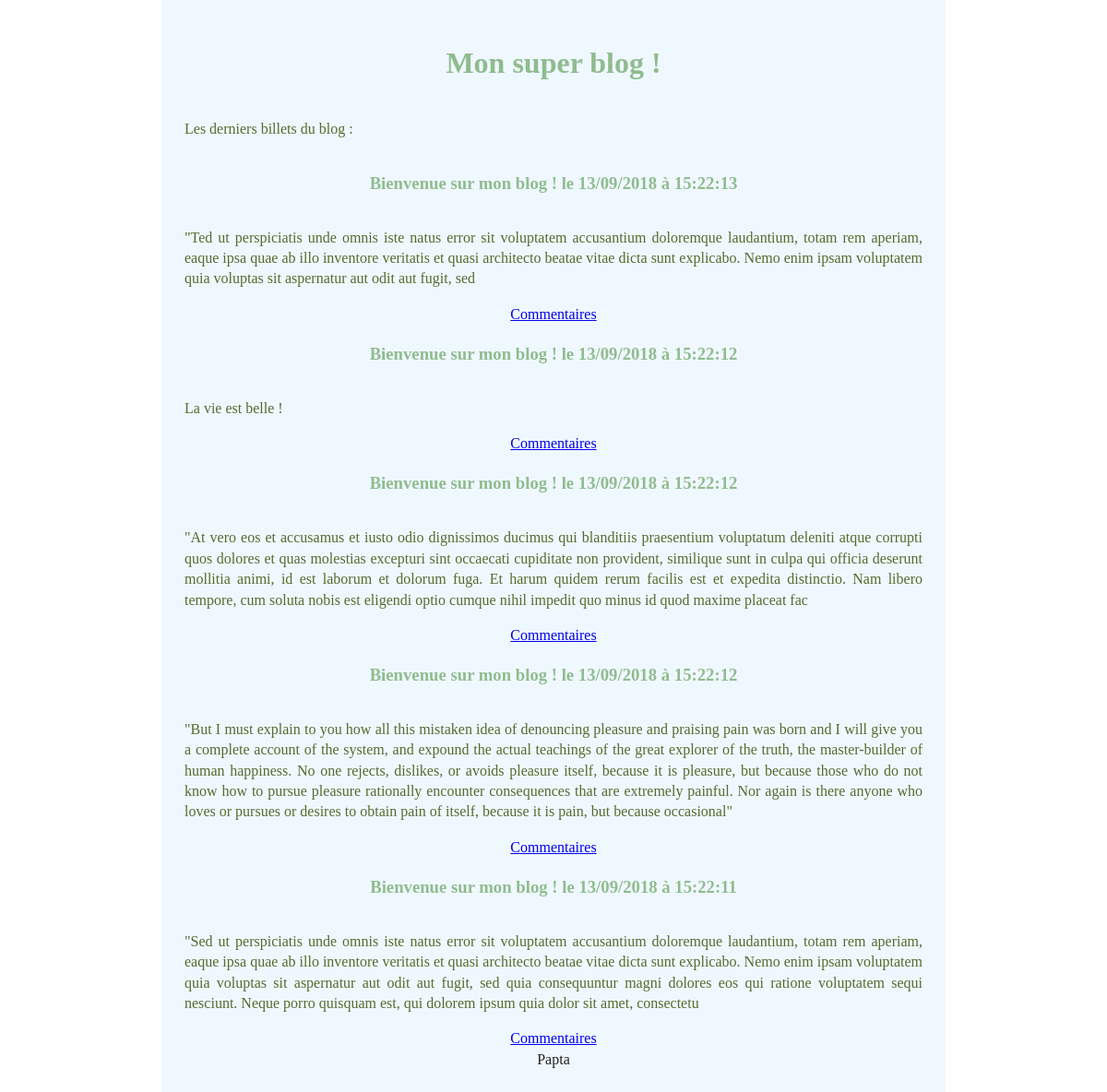
The page / on the database its author committed.
### tables this page shows
CREATE TABLE `article` (
  `id` int(11) NOT NULL,
  `name_article` varchar(30) NOT NULL,
  `date_create` datetime NOT NULL DEFAULT CURRENT_TIMESTAMP,
  `content` text NOT NULL
);

### index.php (the view, shortened to what this page needs)
<!doctype html>
<html class="no-js" lang="fr">
<head>
  <?php
    try
    {
      $bdd = new PDO('mysql:host=localhost;dbname=test;charset=utf8', 'root', $mdp);
    }
    catch(Exception $e)
    {
            die('Erreur : '.$e->getMessage());
    }
   ?>
  <link rel="stylesheet" href="css/normalize.css">
  <link rel="stylesheet" href="css/main.css">
</head>
<body>
  <section>
    <h1>Mon super blog !</h1>
    <p>Les derniers billets du blog :</p>
    <?php
    $respond = $bdd->query('SELECT id, name_article, content,
    DATE_FORMAT(date_create, "%d/%m/%Y") AS date_now,
    DATE_FORMAT(date_create, "%H:%i:%s") AS date_time
    FROM article
    ORDER BY date_create
    DESC LIMIT 0, 5');
    while($data = $respond->fetch()) {
     ?>
     <h3><?php echo $data['name_article'] . " le " . $data['date_now'] . " à " . $data['date_time'];  ?></h3>
     <p><?php echo $data['content']; ?></p>
     <a href="comment.php?index=<?php echo $data['id']; ?>">Commentaires</a>
     <?php }  ?>
     <?php
     $req = $bdd->query('SELECT count(*) as id from article');
     $id = $req->fetch();
     $article_length = $id['id'];
     if ($article_length > 5) {
       echo "Papta";
     } ?>
  </section>
</body>
</html>

### css/main.css (style rules this page uses)
html { color: #222; font-size: 1em; line-height: 1.4; }
section { display: flex; justify-content: center; align-content: center; flex-wrap: wrap; flex-direction: column; max-width: 800px; margin: auto; text-align: center; background: aliceblue; padding: 25px; }
h1, h2, h3 { color: darkseagreen; }
p { text-align: justify; color: darkolivegreen; }

### rows shown on the page
article: name_article "Bienvenue sur mon blog !", date_now "13/09/2018", date_time "15:22:13", content "\"Ted ut perspiciatis unde omnis iste natus error sit voluptatem accusantium doloremque laudantium, totam rem aperiam, eaque ipsa quae ab illo inventore veritatis et quasi architecto beatae vitae dicta sunt explicabo. Nemo enim ipsam voluptatem quia voluptas sit aspernatur aut odit aut fugit, sed"
article: name_article "Bienvenue sur mon blog !", date_now "13/09/2018", date_time "15:22:12", content "La vie est belle !"
article: name_article "Bienvenue sur mon blog !", date_now "13/09/2018", date_time "15:22:12", content "\"At vero eos et accusamus et iusto odio dignissimos ducimus qui blanditiis praesentium voluptatum deleniti atque corrupti quos dolores et quas molestias excepturi sint occaecati cupiditate non provident, similique sunt in culpa qui officia deserunt mollitia animi, id est laborum et dolorum fuga. Et harum quidem rerum facilis est et expedita distinctio. Nam libero tempore, cum soluta nobis est eligendi optio cumque nihil impedit quo minus id quod maxime placeat fac"
article: name_article "Bienvenue sur mon blog !", date_now "13/09/2018", date_time "15:22:12", content "\"But I must explain to you how all this mistaken idea of denouncing pleasure and praising pain was born and I will give you a complete account of the system, and expound the actual teachings of the great explorer of the truth, the master-builder of human happiness. No one rejects, dislikes, or avoids pleasure itself, because it is pleasure, but because those who do not know how to pursue pleasure rationally encounter consequences that are extremely painful. Nor again is there anyone who loves or pursues or desires to obtain pain of itself, because it is pain, but because occasional\""
article: name_article "Bienvenue sur mon blog !", date_now "13/09/2018", date_time "15:22:11", content "\"Sed ut perspiciatis unde omnis iste natus error sit voluptatem accusantium doloremque laudantium, totam rem aperiam, eaque ipsa quae ab illo inventore veritatis et quasi architecto beatae vitae dicta sunt explicabo. Nemo enim ipsam voluptatem quia voluptas sit aspernatur aut odit aut fugit, sed quia consequuntur magni dolores eos qui ratione voluptatem sequi nesciunt. Neque porro quisquam est, qui dolorem ipsum quia dolor sit amet, consectetu"
